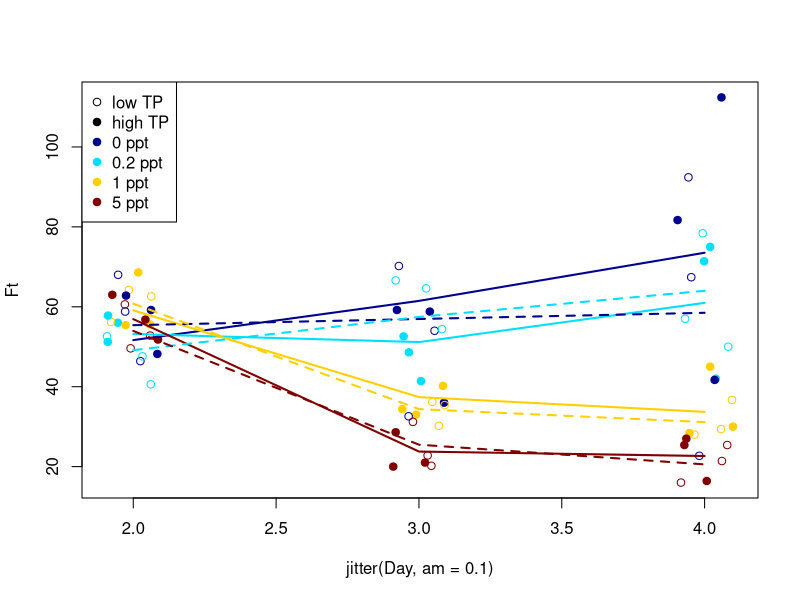

Source code (R):
require(mgcv)
#GAM function
#takes (x, y, color, linetype)
fgam<-function(x, y, Col, Lty){
  #Generalized Additive Model
  mod<-gam(y~s(x, k=2)) #s() defines smooths in GAM
  ndat<-data.frame(x=unique(x))
  pred<-predict(mod, se.fit=T, newdata=ndat)
  ndat$fit<-pred$fit
  dat$lo<-pred$fit-pred$se.fit
  dat$hi<-pred$fit+pred$se.fit
  lines(fit~x, data=ndat, col=Col, lty=Lty, lwd=2)
}

dat<-read.delim2(file="salinvade.txt")

dat$TP<-factor(dat$TP)
head(dat)

#Creating base jitter plot
rb<-fields::tim.colors(4) #color table
plot(Ft~jitter(Day, am=0.1), data=dat, pch=c(19, 1)[dat$TP], col=rb[factor(dat$Salinity)])

legend("topleft", leg=c(c("low TP", "high TP"), paste(levels(factor(dat$Salinity)), "ppt")), pch=c(1, rep(19, 5)), col=c(1, 1, rb))


#Creation evolution curve 
for(j in 1:2){
  if(j==1) dat1<-dat[dat$TP=="high", ] else dat1<-dat[dat$TP=="low",]
ix<-split(1:nrow(dat1), dat1$Salinity) #divide df according to salinity
for(i in 1:4) fgam(dat1$Day[ix[[i]]], dat1$Ft[ix[[i]]], rb[i], j)
}

# Small test for branch
